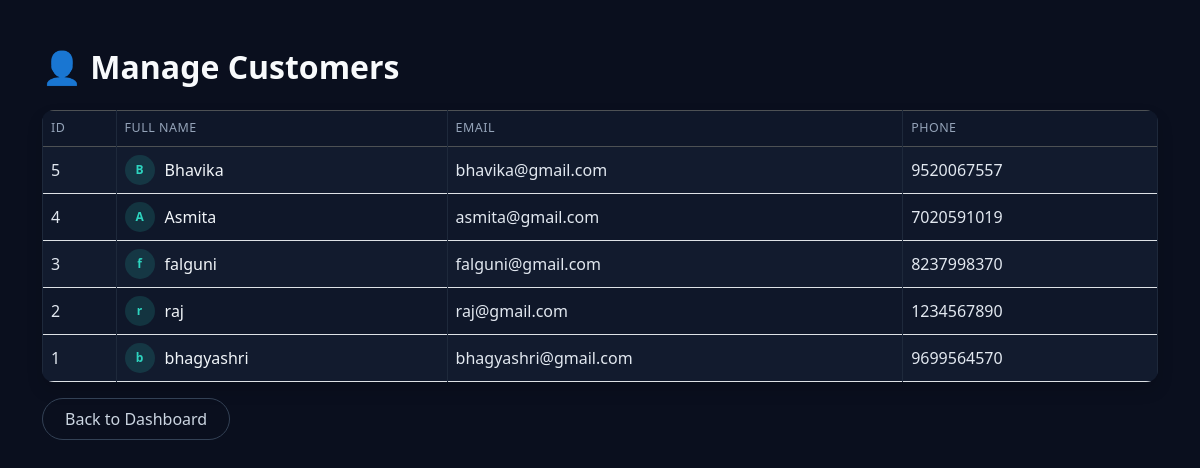
/admin-customers/, run on the app's committed database.
### store/models.py (models this page shows, shortened)
class Customer(models.Model):
    fullname = models.CharField(max_length=100)
    email = models.EmailField(unique=True)
    phone = models.CharField(max_length=10)
    password = models.CharField(max_length=100)

### store/views.py (the view)
# urls.py: path("admin-customers/", views.admin_customers, name="admin_customers"),
def admin_customers(request):
    customers = Customer.objects.all().order_by("-id")
    return render(request, "admin_customers.html", {
        "customers": customers
    })

### store/templates/admin_customers.html (shortened to what this page needs)
<!DOCTYPE html>
<html>
<head>
    <link href="https://cdn.jsdelivr.net/npm/bootstrap@5.3.3/dist/css/bootstrap.min.css" rel="stylesheet">
</head>
<body>
<div class="container mt-5">
    <h2 class="mb-4">👤 Manage Customers</h2>
    <table class="table table-bordered table-striped shadow">
        <thead class="table-dark">
            <tr>
                <th>ID</th>
                <th>Full Name</th>
                <th>Email</th>
                <th>Phone</th>
            </tr>
        </thead>
        <tbody>
        {% for customer in customers %}
        <tr>
            <td>{{ customer.id }}</td>
            <td>
                <div class="customer-name">
                    <div class="avatar">{{ customer.fullname|slice:":1" }}</div>
                    <span class="fullname-text">{{ customer.fullname }}</span>
                </div>
            </td>
            <td>{{ customer.email }}</td>
            <td>{{ customer.phone }}</td>
        </tr>
        {% empty %}
        <tr>
            <td colspan="4" class="text-center">
                No Customers Found
            </td>
        </tr>
        {% endfor %}
        </tbody>
    </table>
    <a href="{% url 'dashboard' %}" class="btn btn-secondary">
        Back to Dashboard
    </a>
</div>
</body>
</html>

### store/templates/admin_customers.html (style rules this page uses)
body { background: #0a0f1e; }
.container h2 { color: #f8fafc; font-weight: 600; }
.table { background: #0f1729; color: #e2e8f0; border-radius: 12px; overflow: hidden; }
.table thead.table-dark th { background: #0f1729; color: #94a3b8; border-color: #1e293b; font-size: 0.78rem; letter-spacing: 0.5px; text-transform: uppercase; font-weight: 500; }
.table td, .table th { border-color: #1e293b; vertical-align: middle; }
.table-striped > tbody > tr:nth-of-type(odd) > * { background-color: #131c30; color: #e2e8f0; }
.table-striped > tbody > tr:nth-of-type(even) > * { background-color: #0f1729; color: #e2e8f0; }
.customer-name { display: flex; align-items: center; gap: 10px; }
.avatar { width: 30px; height: 30px; border-radius: 50%; display: flex; align-items: center; justify-content: center; font-size: 0.75rem; font-weight: 600; color: #2dd4bf; background: rgba(45, 212, 191, 0.15); flex-shrink: 0; }
.fullname-text { color: #f1f5f9; font-weight: 500; }
.btn-secondary { background: transparent; border: 1px solid #334155; color: #cbd5e1; border-radius: 24px; padding: 8px 22px; }

### data on the page
Customer: id "5", fullname "B", fullname "Bhavika", email "bhavika@gmail.com", phone "9520067557"
Customer: id "4", fullname "A", fullname "Asmita", email "asmita@gmail.com", phone "7020591019"
Customer: id "3", fullname "f", fullname "falguni", email "falguni@gmail.com", phone "8237998370"
Customer: id "2", fullname "r", fullname "raj", email "raj@gmail.com", phone "1234567890"
Customer: id "1", fullname "b", fullname "bhagyashri", email "bhagyashri@gmail.com", phone "9699564570"
